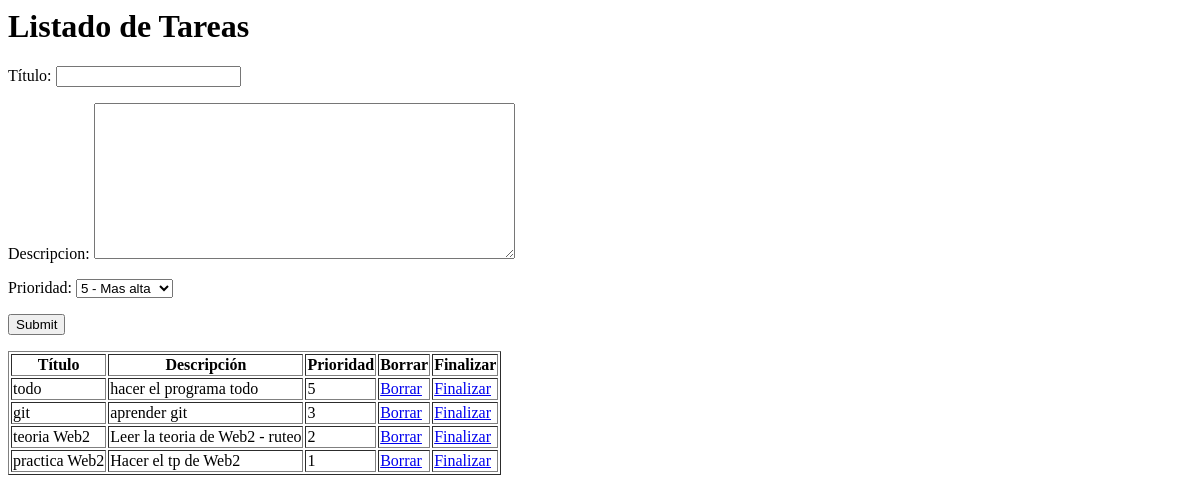
The app's page /, older data.
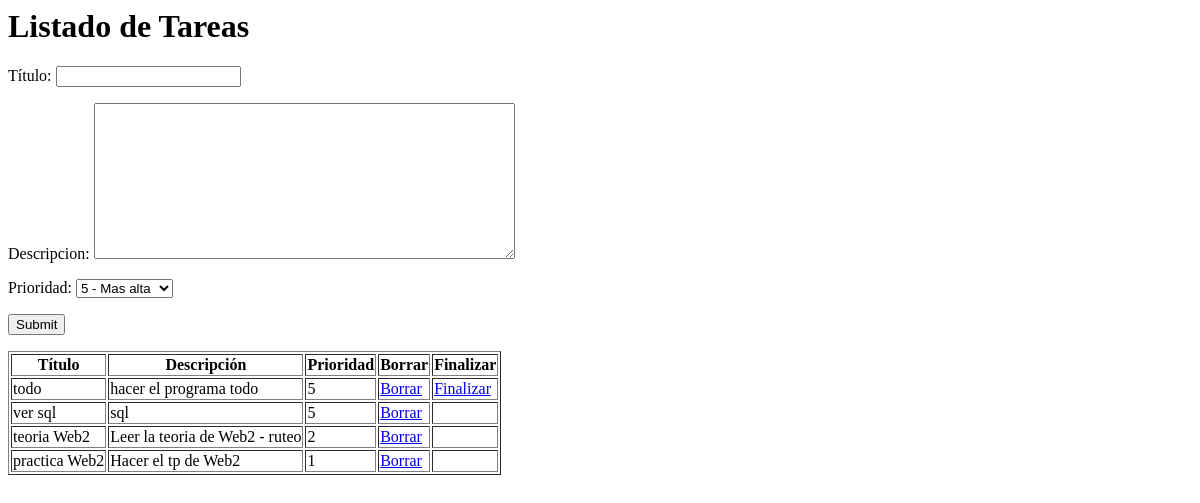
The same page, newer data.
### tables this page shows
CREATE TABLE `tarea` (
  `id` int NOT NULL AUTO_INCREMENT,
  `titulo` varchar(200) NOT NULL,
  `descripcion` varchar(255) NOT NULL,
  `prioridad` int NOT NULL,
  `finalizada` tinyint(1) NOT NULL,
  PRIMARY KEY (`id`)
);

### TareasController.php (called while the page is built)
<?php
require_once 'TareasView.php';
require_once 'TareasModel.php';
class TareasController{
    private $view;
    private $model;
    function __construct (){
        $this->view = new TareasView();
        $this->model = new TareasModel();
    }
    function showTareas() {
        $tareas = $this->model->getTareas();
        $this->view->renderTareas($tareas);
    }
}

### index.php (called while the page is built)
<?php
   require_once 'TareasController.php';
   $tareasController = new TareasController();
   $tareasController->showTareas();

### TareasModel.php (called while the page is built)
<?php
class TareasModel{
    private $db;
    function __construct(){
        $user = 'root';
        $pass = '';
        $dbname = 'todo';
        $host = 'localhost';
        $port = '3306';
        $this->db  = new PDO("mysql:host=$host:$port;dbname=$dbname", $user, $pass);
    }
    function getTareas(){
        $sql = 'select * from tarea ORDER BY prioridad DESC';
        $sentencia = $this->db->prepare($sql);
        $sentencia->execute();
        $tareas = $sentencia->fetchAll(PDO::FETCH_NAMED);
        return $tareas;
    }
}

### TareasView.php (the view, shortened to what this page needs)
<?php
class TareasView {
    function renderHeader(){
        $header = '<html>
                        <head>
                        </head>
                        <body>
                        <h1>Listado de Tareas</h1>';
        echo $header;
    }
    function renderFormulario(){
        $formulario = '<form action="registrar.php" method="post">
                            <label>Título: <input type="text" name="titulo"></label></p>
                            <label>Descripcion: <textarea name="descripcion" cols="50" rows="10"></textarea></label></p>
                            <label>Prioridad:   <select name="prioridad">
                                                <option value="5">5 - Mas alta</option>
                                                <option value="4">4</option>
                                                <option value="3">3</option>
                                                <option value="2">2</option>
                                                <option value="1">1 - Mas Baja</option>
                                                </select></label></p>
                            <input type="submit">
                        </form>';
        echo $formulario;
    }
    function renderTablaTareas($tareas){
        echo ('<table border="1">');
        echo ('<tr><th>Título</th>');
        echo ('<th>Descripción</th><th>Prioridad</th>');
        echo ('<th>Borrar</th><th>Finalizar</th></tr>');
        foreach ($tareas as $tarea) {
            echo('<tr>');
            $id = $tarea['id'];
            $titulo = $tarea['titulo'];
            $descripcion = $tarea['descripcion'];
            $prioridad = $tarea['prioridad'];
            $finalizada = $tarea['finalizada'];
            echo("<td>$titulo</td>");
            echo("<td>$descripcion</td>");
            echo("<td>$prioridad</td>");
            echo('<td><a href="borrar.php?id='.$id.'">Borrar</a></td>');
            if ($finalizada) {
                echo('<td></td>');
            } else {
                echo('<td><a href="finalizar.php?id='.$id.'">Finalizar</a></td>');
            }
            echo('</tr>');
        }
    }
    function renderFooter(){
        $footer = '</body></html>';
        echo $footer;
    }
    function renderTareas($tareas){
        $this->renderHeader();
        $this->renderFormulario();
        $this->renderTablaTareas($tareas);
        $this->renderFooter();
    }
}

Row changes from the older to the newer data that the page shows:
removed tarea: titulo "git", descripcion "aprender git", prioridad "3"
added tarea: titulo "ver sql", descripcion "sql", prioridad "5", finalizada 1 (drawn)
changed tarea "teoria Web2": no longer shows "Finalizar"
changed tarea "practica Web2": no longer shows "Finalizar"
